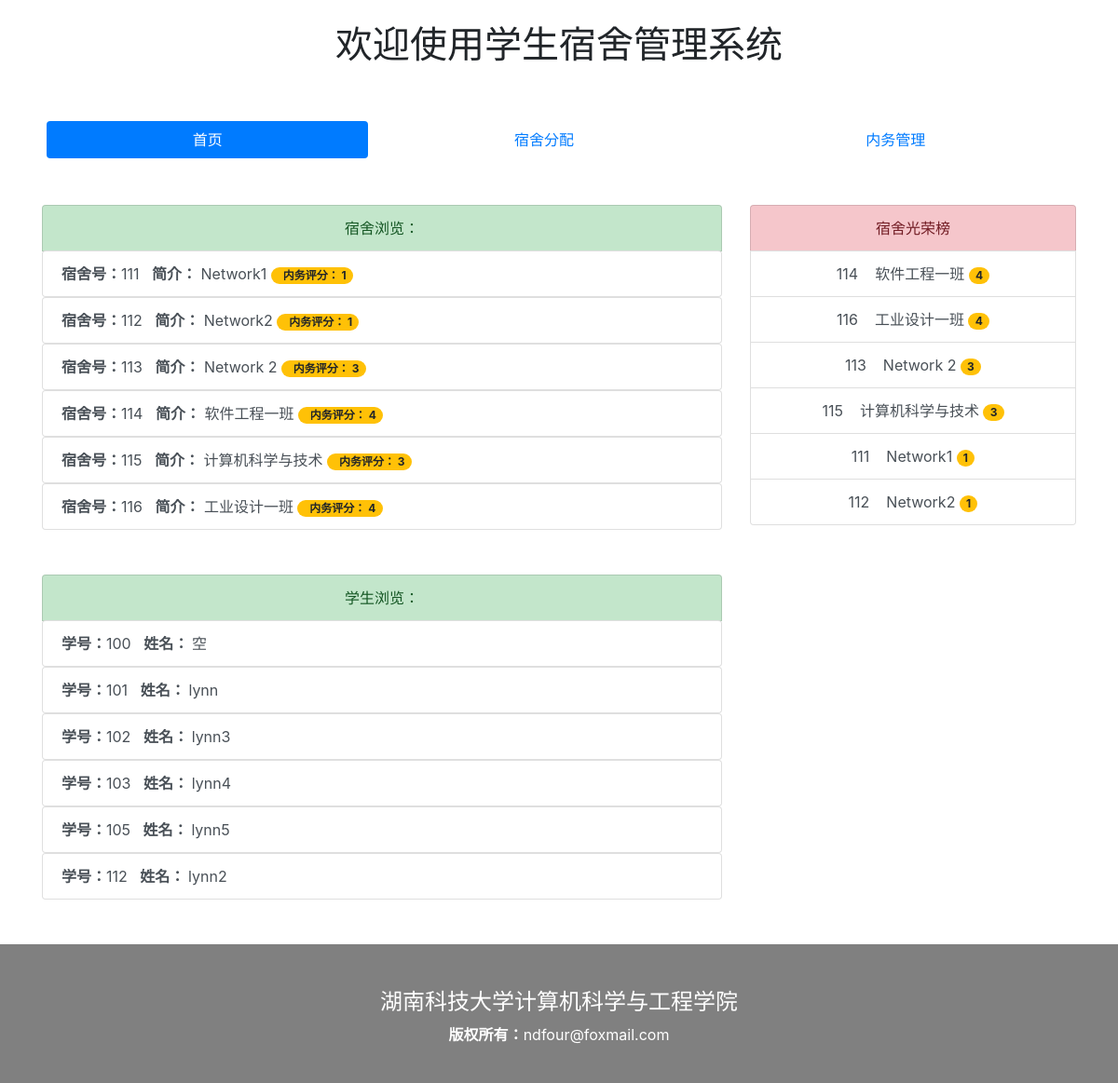
The app's page /, older data.
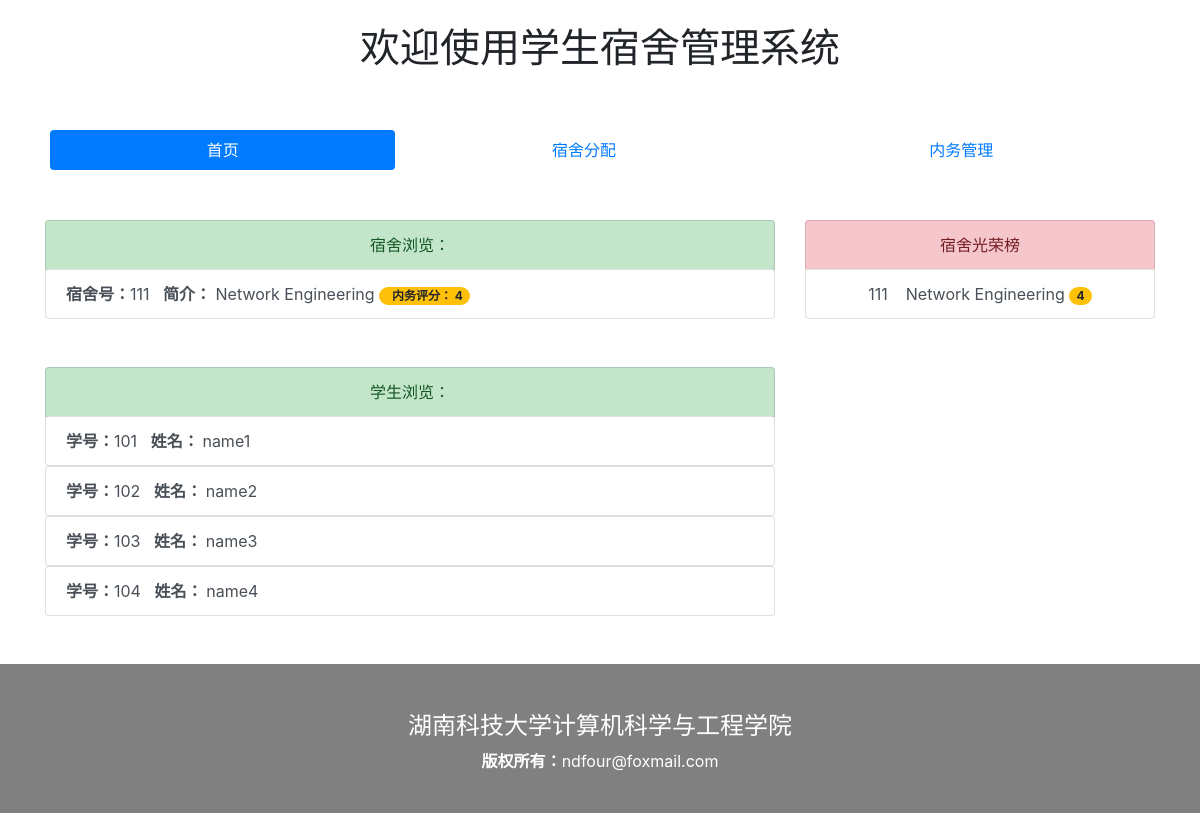
The same page, newer data.
### manager/models.py (models this page shows, shortened)
class Dormitory(models.Model):
    number = models.IntegerField('宿舍号', blank=False)
    stu_1 = models.ForeignKey(Student, on_delete=models.CASCADE, related_name='stu_1', blank=True)
    stu_2 = models.ForeignKey(Student, on_delete=models.CASCADE, related_name='stu_2', blank=True)
    stu_3 = models.ForeignKey(Student, on_delete=models.CASCADE, related_name='stu_3', blank=True)
    stu_4 = models.ForeignKey(Student, on_delete=models.CASCADE, related_name='stu_4', blank=True)
    star = models.IntegerField('内务评级')
    info = models.CharField('简介', max_length=255)
    gender = models.IntegerField('类别（男/女）', blank=False)
    waterFee = models.IntegerField('水费', blank=True, default=0)
    elecFee = models.IntegerField('电费', blank=True, default=0)
    isRepair = models.IntegerField('报修', blank=False, default=0)

class Student(models.Model):
    number = models.IntegerField('学号', blank=False)
    name = models.CharField('姓名', max_length=255)
    classNum = models.IntegerField('班级', blank=False)
    gender = models.IntegerField('性别', blank=False)
    dromitory = models.IntegerField('宿舍', blank=False, default=111)
    bed = models.IntegerField('床位', blank=False, default=1)

### manager/views.py (the view)
# urls.py: path('', views.index, name='manager_index'),
def index(request):
    dormitoryList = Dormitory.objects.all().order_by('number')
    stuList = Student.objects.all().order_by('number')
    starList = Dormitory.objects.all().order_by("-star")
    context = {
            'dormitoryList': dormitoryList,
            'stuList': stuList,
            'dorSize': "hello",
            'stuSize': len(stuList),
            'starList': starList,
            }
    return render(request, 'index.html', context)

### manager/templates/index.html (shortened to what this page needs)
<!doctype html>
<html lang="en">
  <head>
    <link rel="stylesheet" href="https://stackpath.bootstrapcdn.com/bootstrap/4.3.1/css/bootstrap.min.css">
  </head>
  <body>
  <div align="center">
  <br />
  <h1>
    欢迎使用学生宿舍管理系统
  </h1>
  <nav class="nav nav-pills nav-fill">
  <a class="nav-item nav-link active" href="{% url 'manager_index'%}">首页</a>
  <a class="nav-item nav-link" href="../admin">宿舍分配</a>
  <a class="nav-item nav-link" href="../admin">内务管理</a>
</nav>
<div class="container">
<div class="row">
<div class="col-md-8">
  {% include 'stu_dorList.html' %}
</div>
<div class="col-md-4">
  {% include 'starDormitory.html' %}
</div>
</div>
</div>
  </div>
</body>
{% include 'footer.html' %}
</html>

### manager/templates/stu_dorList.html
<div align="left">
          <div class="list-group">
  <button type="button" class="list-group-item list-group-item-success">
  宿舍浏览：
  </button>
  {% for dor in dormitoryList %}
  <a href="{% url 'dormitory_detail' dor.number %}"><button type="button" class="list-group-item list-group-item-action"><b>宿舍号：</b>{{ dor.number }} &nbsp&nbsp<b>简介：</b> {{ dor.info }}
<span class="badge badge-warning badge-pill">&nbsp&nbsp内务评分： {{ dor.star }}</span>
  </button></a>
  {% endfor %}
</div>
  <br /> <br />
          <div class="list-group">
  <button type="button" class="list-group-item list-group-item-success">
  学生浏览：
  </button>
  {% for stu in stuList %}
  <a href="{% url 'student_detail' stu.number %}"><button type="button" class="list-group-item list-group-item-action"><b>学号：</b>{{ stu.number }} &nbsp&nbsp<b>姓名： </b>{{ stu.name }}
  </button></a>
  {% endfor %}
</div>
</div>

### manager/templates/starDormitory.html
        <div class="list-group">
  <button type="button" class="list-group-item list-group-item-danger">
    宿舍光荣榜
  </button>
  {% for star in starList %}
  <a href="{% url 'dormitory_detail' star.number %}"<button type="button" class="list-group-item list-group-item-action">{{ star.number }} &nbsp&nbsp {{ star.info }}
<span class="badge badge-warning badge-pill"> {{ star.star }}</span>
  </button></a>
  {% endfor %}
</div>

### manager/templates/footer.html
<br /><br />
<div align="center" style="background: #808080">
<br /><br />
<h4 style="color:#fff">湖南科技大学计算机科学与工程学院</h4>
<p style="color:#fff"><b>版权所有：</b>ndfour@foxmail.com</p>
<br />
</div>

### manager/templates/index.html (style rules this page uses)
.nav { padding: 50px; }

Row changes from the older to the newer data that the page shows:
removed Dormitory: number "112", info "Network2", star "1"
removed Dormitory: number "113", info "Network 2", star "3"
removed Dormitory: number "114", info "软件工程一班", star "4"
removed Dormitory: number "115", info "计算机科学与技术", star "3"
removed Dormitory: number "116", info "工业设计一班", star "4"
removed Student: number "100", name "空"
removed Student: number "105", name "lynn5"
changed Dormitory: info "Network1" → "Network Engineering"; star "1" → "4"
changed Student: name "lynn" → "name1"
changed Student: number "112" → "102"; name "lynn2" → "name2"; moves up the list
changed Student: number "102" → "103"; name "lynn3" → "name3"
changed Student: number "103" → "104"; name "lynn4" → "name4"
